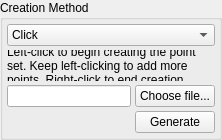
<?xml version="1.0" encoding="UTF-8"?>
<ui version="4.0">
 <class>PointSetCreationMethod</class>
 <widget class="QGroupBox" name="PointSetCreationMethod">
  <property name="geometry">
   <rect>
    <x>0</x>
    <y>0</y>
    <width>222</width>
    <height>140</height>
   </rect>
  </property>
  <property name="windowTitle">
   <string>GroupBox</string>
  </property>
  <property name="title">
   <string>Creation Method</string>
  </property>
  <layout class="QGridLayout" name="gridLayout">
   <property name="leftMargin">
    <number>4</number>
   </property>
   <property name="topMargin">
    <number>4</number>
   </property>
   <property name="rightMargin">
    <number>4</number>
   </property>
   <property name="bottomMargin">
    <number>4</number>
   </property>
   <property name="spacing">
    <number>4</number>
   </property>
   <item row="2" column="1">
    <widget class="QPushButton" name="file_button_choose">
     <property name="text">
      <string>Choose file...</string>
     </property>
    </widget>
   </item>
   <item row="2" column="0">
    <widget class="QLineEdit" name="file_name"/>
   </item>
   <item row="3" column="1">
    <widget class="QPushButton" name="file_button_generate">
     <property name="text">
      <string>Generate</string>
     </property>
    </widget>
   </item>
   <item row="1" column="0" colspan="2">
    <widget class="QLabel" name="click_text">
     <property name="text">
      <string>Left-click to begin creating the point set. Keep left-clicking to add more points. Right-click to end creation.</string>
     </property>
     <property name="wordWrap">
      <bool>true</bool>
     </property>
    </widget>
   </item>
   <item row="0" column="0" colspan="2">
    <widget class="QComboBox" name="method_dropdown">
     <item>
      <property name="text">
       <string>Click</string>
      </property>
     </item>
     <item>
      <property name="text">
       <string>File</string>
      </property>
     </item>
    </widget>
   </item>
  </layout>
 </widget>
 <resources/>
 <connections/>
</ui>
